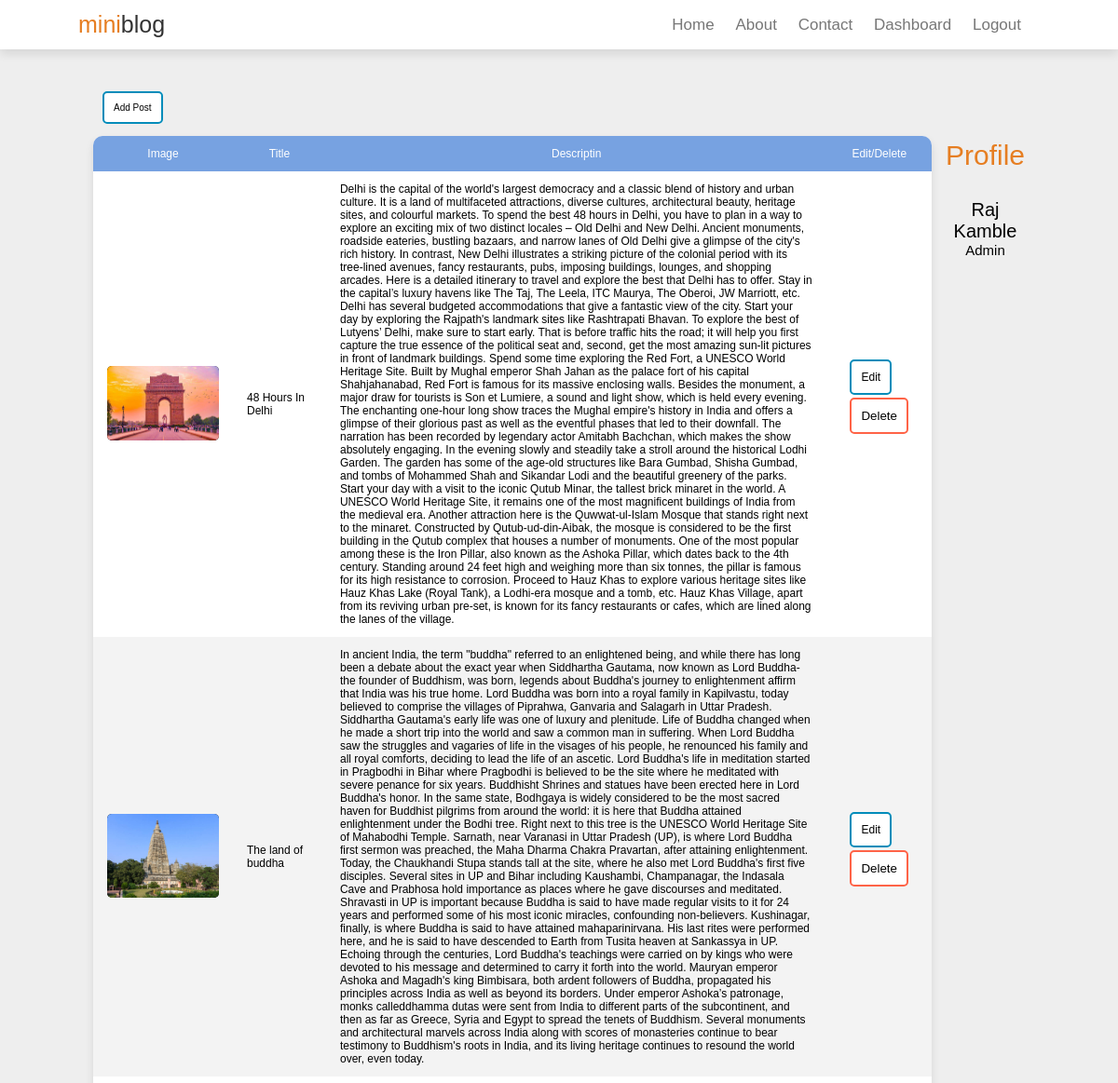
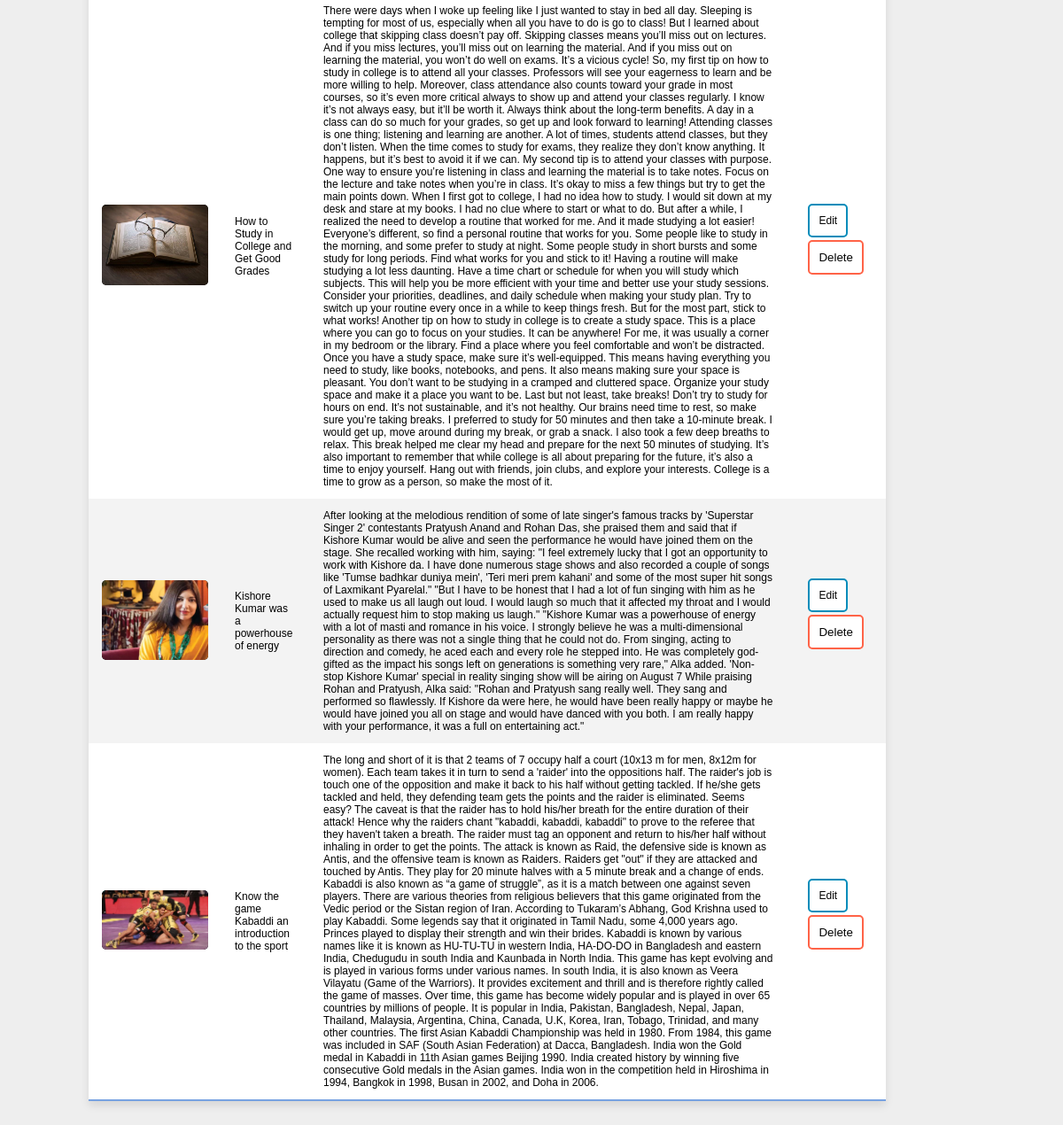
The page /dashboard/ (signed in) on the database its author committed (2 pictures, top to bottom).
### blog/models.py (models this page shows)
class Post(models.Model):
    img = models.ImageField(upload_to='upload/image/', default=0)
    title = models.CharField(max_length=50)
    category = models.ForeignKey(Category, on_delete=models.CASCADE, default=0)
    created_date = models.DateTimeField(default=timezone.now)
    desc = models.TextField()

### blog/views.py (the view)
# urls.py: path("dashboard/", views.dashboard, name="dashboard"),
def dashboard(request):
    if request.user.is_authenticated:
        posts = Post.objects.all()
        user = request.user
        full_name = user.get_full_name()
        gps = user.groups.all()
        print(gps)
        print(full_name)
        return render(request, 'blog/dashboard.html', {'posts':posts, 'full_name':full_name, 'gps':gps})
    else:
        return HttpResponseRedirect('login')

### blog/templates/blog/dashboard.html (shortened to what this page needs)
{% extends 'blog/base.html' %}
{% load static %}
{% block content %}
<section class="container-dashboard">
<section class="container-table">
    <div class="a-btn">
        <a href="{% url 'addpost' %}" >Add Post</a>
    </div>
    {% if posts %}
    <table class="content-table">
        <thead>
            <tr>
                <th>Image</th>
                <th>Title</th>
                <th>Descriptin</th>
                <th>Edit/Delete</th>
            </tr>
       </thead>
       <tbody>
            {% for post in posts %}
            <tr>
                <td><img src="{{post.img.url}}" class="image"></td>
                <td>{{post.title}}</td>
                <td>{{post.desc}}</td>
                <td>
                <div class="a-btn"><a href="{% url 'updatepost' post.id %}" >Edit</a></div>
                {% if perms.blog.delete_post %}
                <div class="a-btn">
                        <form action="{% url 'deletepost' post.id %}" method="post" class="d-inline">
                        <input type="submit" value="Delete">
                        </form>
                </div>
                {% endif %}
                </td>
            </tr>
            {% endfor %}
        </tbody>
    </table>
    {% else %}
    <h1>No data</h1>
    {% endif %}
</section>
<section class="container-sidebar">
    <h4>Profile</h4>
    <h5>{{full_name}}</h5>
    {% for gp in gps %}
    <p>{{gp.name}}</p>
    {% endfor %}
</section
</section>
{% endblock content %}

### blog/static/blog/css/style.css (style rules this page uses)
:root { --orange:#e67e22; --black:#333; --light-color:#777; --blue:rgb(119, 162, 225); --border:.1rem solid rgba(0,0,0,0.2); --box-shadow:0 .5rem 1rem rgba(0,0,0,0.1); }
* { margin: 0; padding: 0; box-sizing: border-box; outline: none; border: none; text-decoration: none; font-family: Verdana, Geneva, Tahoma, sans-serif; font-weight: lighter; }
html { font-size: 62.5%; overflow-y: scroll; scroll-behavior: smooth; scroll-padding-top: 6rem; }
.container-dashboard { display: grid; grid-template-columns: 3.5fr 1fr; gap: 1.5rem; background-color: #eee; padding: 10rem; }
.container-table .a-btn { margin: 10px; }
.container-table .a-btn a { padding: 10px; background-color: white; color: black; border: 2px solid #008CBA; border-radius: 5px; margin: 5px auto; }
.container-table .a-btn form input { padding: 10px; background-color: white; color: black; border: 2px solid tomato; border-radius: 5px; margin: 5px auto; }
.main .container-dashboard .container-sidebar { text-align: center; border-collapse: collapse; margin-top: 50px; font-size: 12px; border-radius: 10px 10px 0 0 ; overflow: hidden; }
.main .container-dashboard .container-sidebar h4 { color: var(--orange); font-size: 30px; margin-bottom: 30px; }
.main .container-dashboard .container-sidebar h5 { font-size: 20px; }
.main .container-dashboard .container-sidebar p { font-size: 15px; }
.container-table .content-table { border-collapse: collapse; margin-top: 25px; font-size: 12px; min-width: 900px; border-radius: 10px 10px 0 0 ; overflow: hidden; box-shadow: var(--box-shadow); background-color: #fff; }
.container-table .content-table thead tr { background-color: var(--blue); color: #fff; text-align: center; font-weight: bold; }
.container-table .content-table th, .container-table .content-table td { padding: 12px 15px; }
.container-table .content-table tbody tr { border-bottom: var(--blue); }
.container-table .content-table tbody tr:nth-of-type(even) { background-color: #f3f3f3; }
.container-table .content-table tbody tr:last-of-type { border-bottom: 2px solid var(--blue); }
.container-table .content-table td img { background-color: black; width:120px; border-radius: .5rem; object-fit: cover; }

### rows shown on the page
Post: img (picture), title "48 Hours In Delhi", desc "Delhi is the capital of the world's largest democracy and a classic blend of history and urban culture. It is a land of multifaceted attractions, diverse cultures, architectural beauty, heritage sites, and colourful markets. To spend the best 48 hours in Delhi, you have to plan in a way to explore an exciting mix of two distinct locales – Old Delhi and New Delhi. Ancient monuments, roadside eateries, bustling bazaars, and narrow lanes of Old Delhi give a glimpse of the city's rich history. In contrast, New Delhi illustrates a striking picture of the colonial period with its tree-lined avenues, fancy restaurants, pubs, imposing buildings, lounges, and shopping arcades. Here is a detailed…"
Post: img (picture), title "The land of buddha", desc "In ancient India, the term \"buddha\" referred to an enlightened being, and while there has long been a debate about the exact year when Siddhartha Gautama, now known as Lord Buddha- the founder of Buddhism, was born, legends about Buddha's journey to enlightenment affirm that India was his true home. Lord Buddha was born into a royal family in Kapilvastu, today believed to comprise the villages of Piprahwa, Ganvaria and Salagarh in Uttar Pradesh. Siddhartha Gautama's early life was one of luxury and plenitude. Life of Buddha changed when he made a short trip into the world and saw a common man in suffering. When Lord Buddha saw the struggles and vagaries of life in the visages of his people,…"
Post: img (picture), title "How to Study in College and Get Good Grades", desc "There were days when I woke up feeling like I just wanted to stay in bed all day. Sleeping is tempting for most of us, especially when all you have to do is go to class! But I learned about college that skipping class doesn’t pay off. Skipping classes means you’ll miss out on lectures. And if you miss lectures, you’ll miss out on learning the material. And if you miss out on learning the material, you won’t do well on exams. It’s a vicious cycle! So, my first tip on how to study in college is to attend all your classes. Professors will see your eagerness to learn and be more willing to help. Moreover, class attendance also counts toward your grade in most courses, so it’s even more critical…"
Post: img (picture), title "Kishore Kumar was a powerhouse of energy", desc "After looking at the melodious rendition of some of late singer's famous tracks by 'Superstar Singer 2' contestants Pratyush Anand and Rohan Das, she praised them and said that if Kishore Kumar would be alive and seen the performance he would have joined them on the stage. She recalled working with him, saying: \"I feel extremely lucky that I got an opportunity to work with Kishore da. I have done numerous stage shows and also recorded a couple of songs like 'Tumse badhkar duniya mein', 'Teri meri prem kahani' and some of the most super hit songs of Laxmikant Pyarelal.\" \"But I have to be honest that I had a lot of fun singing with him as he used to make us all laugh out loud. I would laugh…"
Post: img (picture), title "Know the game Kabaddi an introduction to the sport", desc "The long and short of it is that 2 teams of 7 occupy half a court (10x13 m for men, 8x12m for women). Each team takes it in turn to send a 'raider' into the oppositions half. The raider's job is touch one of the opposition and make it back to his half without getting tackled. If he/she gets tackled and held, they defending team gets the points and the raider is eliminated. Seems easy? The caveat is that the raider has to hold his/her breath for the entire duration of their attack! Hence why the raiders chant \"kabaddi, kabaddi, kabaddi\" to prove to the referee that they haven't taken a breath. The raider must tag an opponent and return to his/her half without inhaling in order to get the…"

### other values the page prints
{{ full_name }} "Raj Kamble"
{{ gp.name }} "Admin"
